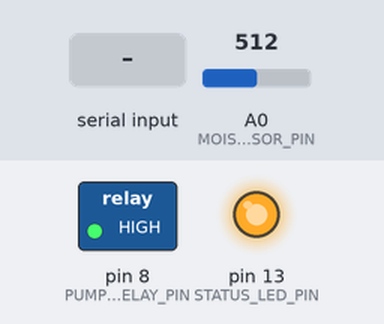
Recording of a program running on a simulated Arduino Uno, built with avr-gcc and run on an emulated ATmega328P. Shown: switched loads named in the program (green lamp = pin HIGH), output pins drawn as LEDs (lit = HIGH). Dashed ring = blinking. The inputs (shaded band) are chosen by the test bench; at power-on: A0 (MOISTURE_SENSOR_PIN) = 512. What the program prints to the serial monitor is not drawn.

Above: at 1.2 s.
1.3 s: A0 (MOISTURE_SENSOR_PIN) set to 532
3.2 s: A0 (MOISTURE_SENSOR_PIN) set to 565
At 4.67 s:
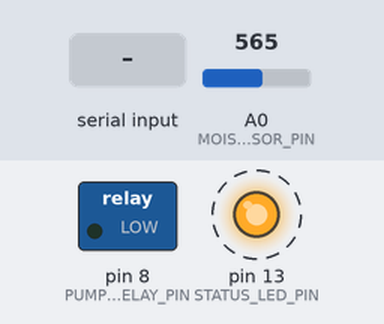
6.7 s: "OFF\n" received over Serial
At 7.0 s:
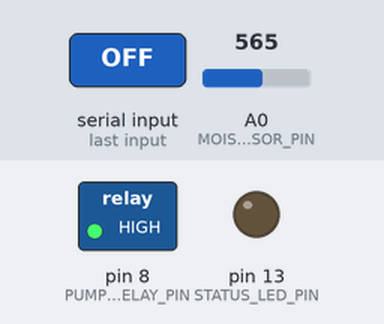
8.2 s: "AUTO\n" received over Serial
At 9.14 s:
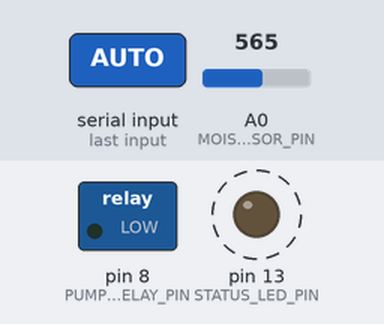
11.7 s: A0 (MOISTURE_SENSOR_PIN) set to 540
At 13.0 s:
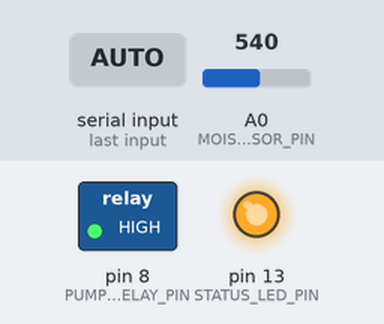
13.3 s: "ON\n" received over Serial
At 14.14 s:
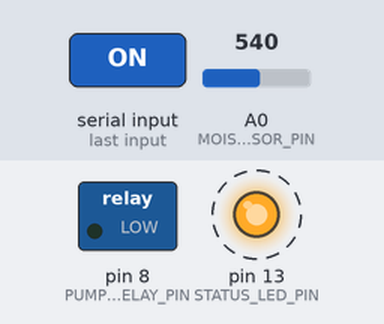
Timing chart, 0 to 17.8 s (numbered marks = the images above; inputs shaded):
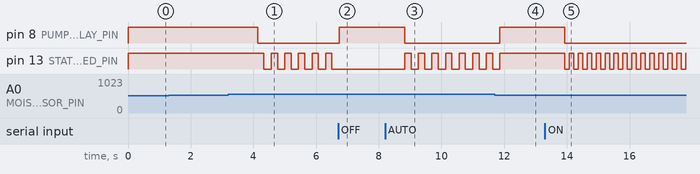

Measured:
- the behaviour switches between 550 and 551 on A0 (MOISTURE_SENSOR_PIN) (found by bisection; images 0 and 1)
- after the input at 1.3 s, every drawn part: stays the same
- after the input at 3.2 s, pin 8 (PUMP_RELAY_PIN): HIGH → LOW after 0.94 s; pin 13 (STATUS_LED_PIN): alternates HIGH for 0.20 s and LOW for 0.23 s, starting after 1.1 s
- after the input at 6.7 s, pin 8 (PUMP_RELAY_PIN): LOW → HIGH at once; pin 13 (STATUS_LED_PIN): stops changing and stays LOW
- after the input at 8.2 s, pin 8 (PUMP_RELAY_PIN): HIGH → LOW after 0.63 s; pin 13 (STATUS_LED_PIN): alternates HIGH for 0.20 s and LOW for 0.23 s, starting after 0.63 s
- after the input at 11.7 s, pin 8 (PUMP_RELAY_PIN): LOW → HIGH after 0.16 s; pin 13 (STATUS_LED_PIN): goes on until 11.9 s, then stays HIGH
- after the input at 13.3 s, pin 8 (PUMP_RELAY_PIN): HIGH → LOW after 0.63 s; pin 13 (STATUS_LED_PIN): alternates HIGH for 0.14 s and LOW for 0.14 s, starting after 0.63 s

The program:

main.cpp
```cpp
#include <Arduino.h>

const int MOISTURE_SENSOR_PIN = A0;
const int PUMP_RELAY_PIN = 8;
const int STATUS_LED_PIN = 13;

const int DRY_THRESHOLD = 550;
String currentMode = "AUTO";

void setup() {
    Serial.begin(9600);
    pinMode(PUMP_RELAY_PIN, OUTPUT);
    pinMode(STATUS_LED_PIN, OUTPUT);

    digitalWrite(PUMP_RELAY_PIN, HIGH);
    digitalWrite(STATUS_LED_PIN, HIGH);

    Serial.println("\n[SYSTEM] Hybrid Logger Online. Ready for commands: ON, OFF, AUTO\n");
}

void loop() {
    // 1. Command Handling
    if (Serial.available() > 0) {
        String input = Serial.readStringUntil('\n');
        input.trim();
        input.toUpperCase();
        if (input == "ON") currentMode = "MANUAL_ON";
        else if (input == "OFF") currentMode = "MANUAL_OFF";
        else if (input == "AUTO") currentMode = "AUTO";
    }

    // 2. Data Logic
    int sensorValue = analogRead(MOISTURE_SENSOR_PIN);
    String pumpStatus;

    if (currentMode == "MANUAL_ON") {
        pumpStatus = "RUNNING";
        digitalWrite(PUMP_RELAY_PIN, LOW);
        digitalWrite(STATUS_LED_PIN, !digitalRead(STATUS_LED_PIN));
        delay(100);
    }
    else if (currentMode == "MANUAL_OFF") {
        pumpStatus = "LOCKED";
        digitalWrite(PUMP_RELAY_PIN, HIGH);
        digitalWrite(STATUS_LED_PIN, LOW);
        delay(1000);
    }
    else {
        if (sensorValue > DRY_THRESHOLD) {
            pumpStatus = "WATERING";
            digitalWrite(PUMP_RELAY_PIN, LOW);
            digitalWrite(STATUS_LED_PIN, HIGH);
            delay(200); digitalWrite(STATUS_LED_PIN, LOW); delay(200);
        } else {
            pumpStatus = "STANDBY";
            digitalWrite(PUMP_RELAY_PIN, HIGH);
            digitalWrite(STATUS_LED_PIN, HIGH);
            delay(1000);
        }
    }

    // 3. HYBRID LOGGING

    // A. THE JSON (Machine Readable - Hidden with prefix)
    Serial.print("JSON:{\"mode\":\""); Serial.print(currentMode);
    Serial.print("\",\"raw\":"); Serial.print(sensorValue);
    Serial.print(",\"pump\":\""); Serial.print(pumpStatus);
    Serial.println("\"}");

    // B. THE DASHBOARD (Human Readable - Beautiful)
    Serial.print(">>> ["); Serial.print(currentMode); Serial.print("]");
    Serial.print(" Moisture: "); Serial.print(sensorValue);
    if (pumpStatus == "WATERING" || pumpStatus == "RUNNING") {
        Serial.println(" | PUMP: ACTIVE  🌊");
    } else {
        Serial.println(" | PUMP: SLEEPING 💤");
    }
}
```
